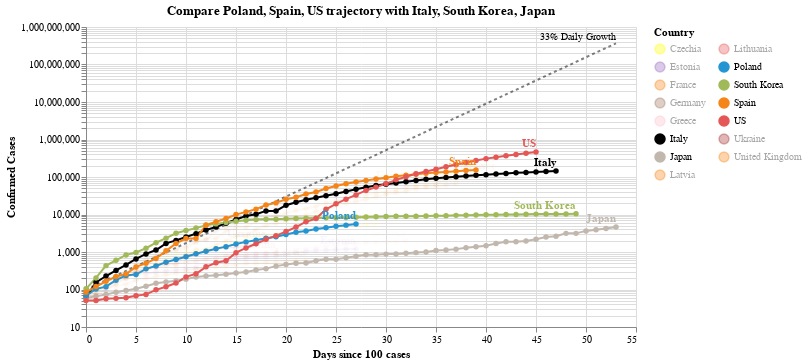

The cell this chart's notebook holds for it:
### Code cell
#hide_input
chart2 = make_since_chart(['Poland', 'Spain', 'US'])
chart2

### Figure 1 — Vega-Lite specification as saved in the notebook (floating-point values rounded to 4 significant figures; data arrays with more than 128 entries replaced by an {"elided": "..."} marker saying what was removed)
{"config": {"view": {"continuousWidth": 400, "continuousHeight": 300}}, "layer": [{"mark": {"type": "line", "color": "black", "opacity": 0.5, "strokeDash": [3, 3]}, "encoding": {"x": {"type": "quantitative", "field": "Days since 100 cases"}, "y": {"type": "quantitative", "field": "Confirmed Cases"}}}, {"mark": {"type": "text", "align": "right", "dy": -6, "fontSize": 10, "text": "33% Daily Growth"}, "encoding": {"x": {"type": "quantitative", "field": "Days since 100 cases"}, "y": {"type": "quantitative", "field": "Confirmed Cases"}}, "transform": [{"filter": "(datum['Days since 100 cases'] >= 53)"}]}, {"data": {"name": "data-b621e88c23d22ab139921085dd7cfa2c"}, "mark": {"type": "line", "point": true}, "encoding": {"color": {"type": "nominal", "field": "Country", "legend": {"columns": 2}, "scale": {"domain": ["Czechia", "Estonia", "France", "Germany", "Greece", "Italy", "Japan", "Latvia", "Lithuania", "Poland", "South Korea", "Spain", "US", "Ukraine", "United Kingdom"], "range": ["yellow", "#9467bd", "#F58518", "#9D755D", "pink", "black", "#C1B7AD", "#F58518", "#E45756", "#2495D3", "#A1BA59", "#F58518", "#E45756", "brown", "#F58518"]}}, "opacity": {"condition": {"value": 1, "selection": "selector004"}, "value": 0.05}, "tooltip": [{"type": "nominal", "field": "Country"}, {"type": "temporal", "field": "Date"}, {"type": "quantitative", "field": "Confirmed Cases"}, {"type": "quantitative", "field": "Days since 100 cases"}], "x": {"type": "quantitative", "field": "Days since 100 cases"}, "y": {"type": "quantitative", "field": "Confirmed Cases", "scale": {"type": "log"}}}, "selection": {"selector004": {"type": "multi", "fields": ["Country"], "bind": "legend", "init": [{"Country": "Poland"}, {"Country": "Spain"}, {"Country": "US"}, {"Country": "Italy"}, {"Country": "South Korea"}, {"Country": "Japan"}]}}, "width": 550}, {"data": {"name": "data-b621e88c23d22ab139921085dd7cfa2c"}, "mark": {"type": "text", "align": "right", "dy": -8, "fontWeight": "bold"}, "encoding": {"color": {"type": "nominal", "field": "Country", "legend": {"columns": 2}, "scale": {"domain": ["Czechia", "Estonia", "France", "Germany", "Greece", "Italy", "Japan", "Latvia", "Lithuania", "Poland", "South Korea", "Spain", "US", "Ukraine", "United Kingdom"], "range": ["yellow", "#9467bd", "#F58518", "#9D755D", "pink", "black", "#C1B7AD", "#F58518", "#E45756", "#2495D3", "#A1BA59", "#F58518", "#E45756", "brown", "#F58518"]}}, "opacity": {"condition": {"value": 1, "selection": "selector004"}, "value": 0.05}, "text": {"type": "nominal", "field": "Country"}, "tooltip": [{"type": "nominal", "field": "Country"}, {"type": "temporal", "field": "Date"}, {"type": "quantitative", "field": "Confirmed Cases"}, {"type": "quantitative", "field": "Days since 100 cases"}], "x": {"type": "quantitative", "field": "Days since 100 cases"}, "y": {"type": "quantitative", "field": "Confirmed Cases", "scale": {"type": "log"}}}, "transform": [{"filter": "(datum['Date'] >= 1586390400000)"}], "width": 550}], "data": {"name": "data-78fc9183d245c95fca5e77cc7ffddc0e"}, "title": "Compare Poland, Spain, US trajectory with Italy, South Korea, Japan", "$schema": "https://vega.github.io/schema/vega-lite/v4.0.2.json", "datasets": {"data-78fc9183d245c95fca5e77cc7ffddc0e": [{"Days since 100 cases": 0, "Confirmed Cases": 100.0}, {"Days since 100 cases": 1, "Confirmed Cases": 133.0}, {"Days since 100 cases": 2, "Confirmed Cases": 176.9}, {"Days since 100 cases": 3, "Confirmed Cases": 235.3}, {"Days since 100 cases": 4, "Confirmed Cases": 312.9}, {"Days since 100 cases": 5, "Confirmed Cases": 416.2}, {"Days since 100 cases": 6, "Confirmed Cases": 553.5}, {"Days since 100 cases": 7, "Confirmed Cases": 736.1}, {"Days since 100 cases": 8, "Confirmed Cases": 979.1}, {"Days since 100 cases": 9, "Confirmed Cases": 1302.0}, {"Days since 100 cases": 10, "Confirmed Cases": 1732.0}, {"Days since 100 cases": 11, "Confirmed Cases": 2303.0}, {"Days since 100 cases": 12, "Confirmed Cases": 3064.0}, {"Days since 100 cases": 13, "Confirmed Cases": 4074.0}, {"Days since 100 cases": 14, "Confirmed Cases": 5419.0}, {"Days since 100 cases": 15, "Confirmed Cases": 7207.0}, {"Days since 100 cases": 16, "Confirmed Cases": 9586.0}, {"Days since 100 cases": 17, "Confirmed Cases": 12750.0}, {"Days since 100 cases": 18, "Confirmed Cases": 16960.0}, {"Days since 100 cases": 19, "Confirmed Cases": 22550.0}, {"Days since 100 cases": 20, "Confirmed Cases": 29990.0}, {"Days since 100 cases": 21, "Confirmed Cases": 39890.0}, {"Days since 100 cases": 22, "Confirmed Cases": 53060.0}, {"Days since 100 cases": 23, "Confirmed Cases": 70560.0}, {"Days since 100 cases": 24, "Confirmed Cases": 93850.0}, {"Days since 100 cases": 25, "Confirmed Cases": 124800.0}, {"Days since 100 cases": 26, "Confirmed Cases": 166000.0}, {"Days since 100 cases": 27, "Confirmed Cases": 220800.0}, {"Days since 100 cases": 28, "Confirmed Cases": 293700.0}, {"Days since 100 cases": 29, "Confirmed Cases": 390600.0}, {"Days since 100 cases": 30, "Confirmed Cases": 519500.0}, {"Days since 100 cases": 31, "Confirmed Cases": 690900.0}, {"Days since 100 cases": 32, "Confirmed Cases": 918900.0}, {"Days since 100 cases": 33, "Confirmed Cases": 1222000.0}, {"Days since 100 cases": 34, "Confirmed Cases": 1625000.0}, {"Days since 100 cases": 35, "Confirmed Cases": 2162000.0}, {"Days since 100 cases": 36, "Confirmed Cases": 2875000.0}, {"Days since 100 cases": 37, "Confirmed Cases": 3824000.0}, {"Days since 100 cases": 38, "Confirmed Cases": 5086000.0}, {"Days since 100 cases": 39, "Confirmed Cases": 6764000.0}, {"Days since 100 cases": 40, "Confirmed Cases": 8996000.0}, {"Days since 100 cases": 41, "Confirmed Cases": 11970000.0}, {"Days since 100 cases": 42, "Confirmed Cases": 15910000.0}, {"Days since 100 cases": 43, "Confirmed Cases": 21170000.0}, {"Days since 100 cases": 44, "Confirmed Cases": 28150000.0}, {"Days since 100 cases": 45, "Confirmed Cases": 37440000.0}, {"Days since 100 cases": 46, "Confirmed Cases": 49790000.0}, {"Days since 100 cases": 47, "Confirmed Cases": 66230000.0}, {"Days since 100 cases": 48, "Confirmed Cases": 88080000.0}, {"Days since 100 cases": 49, "Confirmed Cases": 117100000.0}, {"Days since 100 cases": 50, "Confirmed Cases": 155800000.0}, {"Days since 100 cases": 51, "Confirmed Cases": 207200000.0}, {"Days since 100 cases": 52, "Confirmed Cases": 275600000.0}, {"Days since 100 cases": 53, "Confirmed Cases": 366600000.0}], "data-b621e88c23d22ab139921085dd7cfa2c": {"elided": "540 records"}}}
